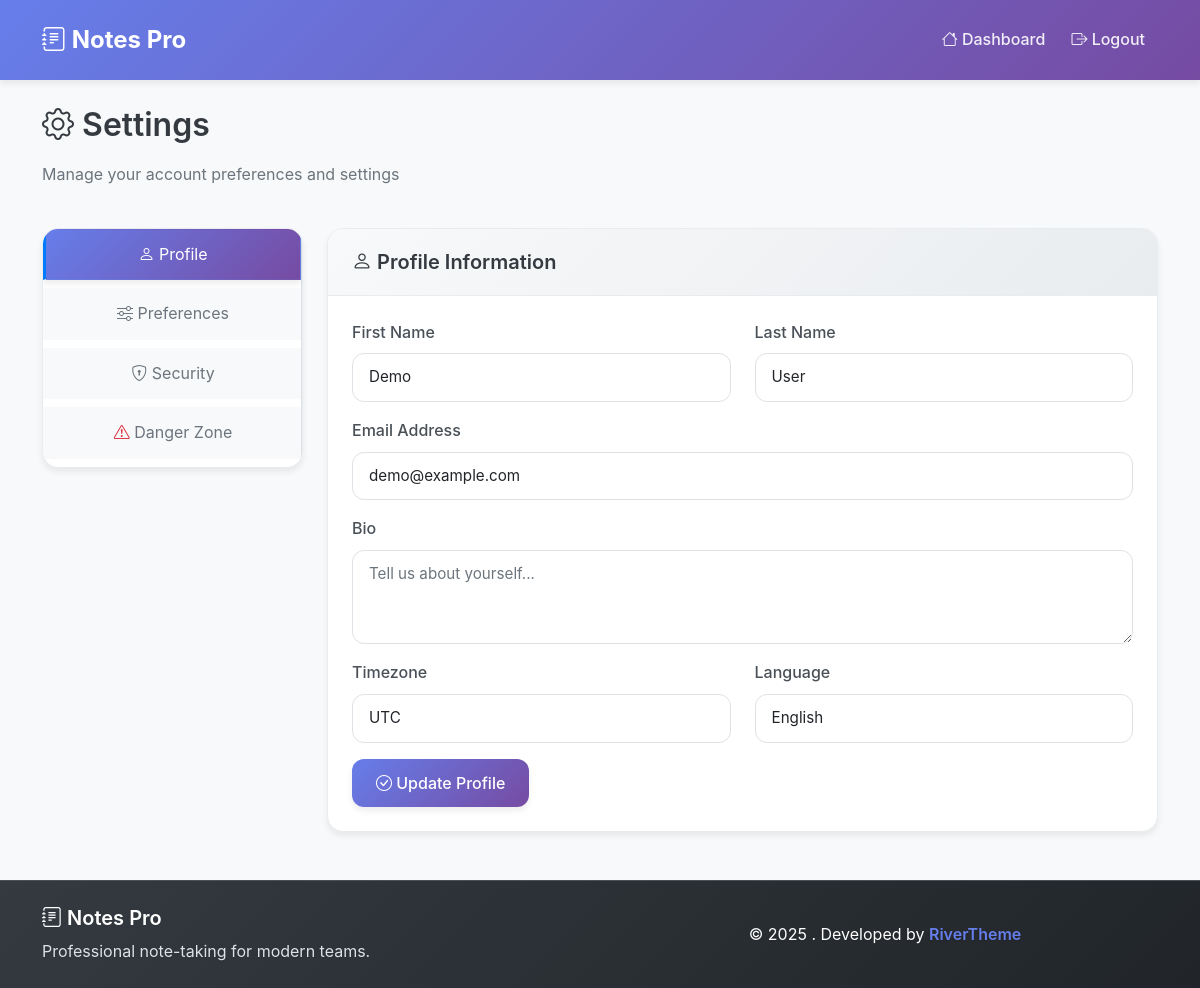
The page /settings.php (signed in) on the database its author committed.
### tables this page shows
CREATE TABLE IF NOT EXISTS users (
    id INT AUTO_INCREMENT PRIMARY KEY,
    username VARCHAR(50) UNIQUE NOT NULL,
    email VARCHAR(100) UNIQUE NOT NULL,
    password_hash VARCHAR(255) NOT NULL,
    first_name VARCHAR(50),
    last_name VARCHAR(50),
    profile_picture VARCHAR(255),
    bio TEXT,
    timezone VARCHAR(50) DEFAULT 'UTC',
    language VARCHAR(10) DEFAULT 'en',
    is_active BOOLEAN DEFAULT TRUE,
    is_premium BOOLEAN DEFAULT FALSE,
    subscription_type ENUM('free', 'basic', 'premium', 'enterprise') DEFAULT 'free',
    subscription_expires_at TIMESTAMP NULL,
    last_login_at TIMESTAMP NULL,
    login_count INT DEFAULT 0,
    created_at TIMESTAMP DEFAULT CURRENT_TIMESTAMP,
    updated_at TIMESTAMP DEFAULT CURRENT_TIMESTAMP ON UPDATE CURRENT_TIMESTAMP
);

### includes/config.php (called while the page is built, shortened)
<?php
function getDBConnection() {
    try {
        $pdo = new PDO("mysql:host=" . DB_HOST . ";dbname=" . DB_NAME . ";charset=utf8mb4", DB_USER, DB_PASS);
        $pdo->setAttribute(PDO::ATTR_ERRMODE, PDO::ERRMODE_EXCEPTION);
        $pdo->setAttribute(PDO::ATTR_DEFAULT_FETCH_MODE, PDO::FETCH_ASSOC);
        $pdo->setAttribute(PDO::ATTR_EMULATE_PREPARES, false);
        return $pdo;
    } catch(PDOException $e) {
        die("Connection failed: " . $e->getMessage());
    }
}
function sanitizeInput($input) {
    return htmlspecialchars(trim($input), ENT_QUOTES, 'UTF-8');
}
function getUserPreferences() {
    try {
        $pdo = getDBConnection();
        $stmt = $pdo->prepare("SELECT * FROM user_preferences WHERE user_id = ?");
        $stmt->execute([$_SESSION['user_id']]);
        return $stmt->fetch();
    } catch (PDOException $e) {
        return null;
    }
}
?>

### settings.php (the view, shortened to what this page needs)
<?php
require_once 'includes/config.php';
$user_prefs = getUserPreferences();
try {
    $pdo = getDBConnection();
    $stmt = $pdo->prepare("SELECT * FROM users WHERE id = ?");
    $stmt->execute([$_SESSION['user_id']]);
    $user = $stmt->fetch();
} catch (PDOException $e) {
    $user = null;
}
?>
<!DOCTYPE html>
<html lang="en">
<head>
    <link href="https://cdn.jsdelivr.net/npm/bootstrap@5.1.3/dist/css/bootstrap.min.css" rel="stylesheet">
    <link href="https://cdn.jsdelivr.net/npm/bootstrap-icons@1.7.2/font/bootstrap-icons.css" rel="stylesheet">
    <link href="css/style.css" rel="stylesheet">
</head>
<body class="<?php echo $user_prefs['theme'] ?? 'light'; ?>-theme">
    <nav class="navbar navbar-expand-lg navbar-dark bg-primary">
        <div class="container">
            <a class="navbar-brand" href="dashboard.php">
                <i class="bi bi-journal-text"></i> <?php echo APP_NAME; ?>
            </a>
            <div class="navbar-nav ms-auto">
                <a class="nav-link" href="dashboard.php">
                    <i class="bi bi-house"></i> Dashboard
                </a>
                <a class="nav-link" href="logout.php">
                    <i class="bi bi-box-arrow-right"></i> Logout
                </a>
            </div>
        </div>
    </nav>
    <div class="container mt-4">
        <div class="row mb-4">
            <div class="col-12">
                <h2><i class="bi bi-gear"></i> Settings</h2>
                <p class="text-muted">Manage your account preferences and settings</p>
            </div>
        </div>
        <div class="row">
            <div class="col-md-3">
                <div class="card">
                    <div class="card-body p-0">
                        <div class="nav flex-column settings-nav" id="settingsTabs" role="tablist">
                            <button class="nav-link active" data-bs-toggle="tab" data-bs-target="#profile" type="button">
                                <i class="bi bi-person"></i> Profile
                            </button>
                            <button class="nav-link" data-bs-toggle="tab" data-bs-target="#preferences" type="button">
                                <i class="bi bi-sliders"></i> Preferences
                            </button>
                            <button class="nav-link" data-bs-toggle="tab" data-bs-target="#security" type="button">
                                <i class="bi bi-shield-lock"></i> Security
                            </button>
                            <button class="nav-link" data-bs-toggle="tab" data-bs-target="#danger" type="button">
                                <i class="bi bi-exclamation-triangle text-danger"></i> Danger Zone
                            </button>
                        </div>
                    </div>
                </div>
            </div>
            <div class="col-md-9">
                <div class="tab-content">
                    <div class="tab-pane fade show active" id="profile">
                        <div class="card">
                            <div class="card-header">
                                <h5 class="mb-0"><i class="bi bi-person"></i> Profile Information</h5>
                            </div>
                            <div class="card-body">
                                <form method="POST">
                                    <div class="row">
                                        <div class="col-md-6 mb-3">
                                            <label for="first_name" class="form-label">First Name</label>
                                            <input type="text" class="form-control" id="first_name" name="first_name"
                                                   value="<?php echo sanitizeInput($user['first_name'] ?? ''); ?>">
                                        </div>
                                        <div class="col-md-6 mb-3">
                                            <label for="last_name" class="form-label">Last Name</label>
                                            <input type="text" class="form-control" id="last_name" name="last_name"
                                                   value="<?php echo sanitizeInput($user['last_name'] ?? ''); ?>">
                                        </div>
                                    </div>
                                    <div class="mb-3">
                                        <label for="email" class="form-label">Email Address</label>
                                        <input type="email" class="form-control" id="email" name="email"
                                               value="<?php echo sanitizeInput($user['email'] ?? ''); ?>" required>
                                    </div>
                                    <div class="mb-3">
                                        <label for="bio" class="form-label">Bio</label>
                                        <textarea class="form-control" id="bio" name="bio" rows="3"
                                                  placeholder="Tell us about yourself..."><?php echo sanitizeInput($user['bio'] ?? ''); ?></textarea>
                                    </div>
                                    <div class="row">
                                        <div class="col-md-6 mb-3">
                                            <label for="timezone" class="form-label">Timezone</label>
                                            <select class="form-select" id="timezone" name="timezone">
                                                <option value="UTC" <?php echo ($user['timezone'] ?? 'UTC') === 'UTC' ? 'selected' : ''; ?>>UTC</option>
                                            </select>
                                        </div>
                                        <div class="col-md-6 mb-3">
                                            <label for="language" class="form-label">Language</label>
                                            <select class="form-select" id="language" name="language">
                                                <option value="en" <?php echo ($user['language'] ?? 'en') === 'en' ? 'selected' : ''; ?>>English</option>
                                            </select>
                                        </div>
                                    </div>
                                    <button type="submit" class="btn btn-primary">
                                        <i class="bi bi-check-circle"></i> Update Profile
                                    </button>
                                </form>
                            </div>
                        </div>
                    </div>
                </div>
            </div>
        </div>
    </div>
     <footer class="bg-dark text-light py-4 mt-5">
        <div class="container">
            <div class="row align-items-center">
                <div class="col-md-6">
                    <h5 class="mb-2"><i class="bi bi-journal-text"></i> <?php echo APP_NAME; ?></h5>
                    <p class="text-muted mb-0">Professional note-taking for modern teams.</p>
                </div>
                <div class="col-md-6 text-md-end">
                    <div class="text-center my-2">
                        <div>
                            <span class="text-light">© 2025 . </span>
                            <span class="text-light">Developed by </span>
                            <a href="https://rivertheme.com" class="fw-semibold text-decoration-none fw-bold" target="_blank" rel="noopener" style="color: #5a6fd8;" >RiverTheme</a>
                        </div>
                    </div>
                </div>
            </div>
        </div>
    </footer>
</body>
</html>

### css/style.css (style rules this page uses)
:root { --primary-color: #667eea; --primary-dark: #5a6fd8; --secondary-color: #764ba2; --success-color: #28a745; --warning-color: #ffc107; --danger-color: #dc3545; --info-color: #17a2b8; --light-color: #f8f9fa; --dark-color: #343a40; --gray-100: #f8f9fa; --gray-200: #e9ecef; --gray-300: #dee2e6; --gray-400: #ced4da; --gray-500: #adb5bd; --gray-600: #6c757d; --gray-700: #495057; --gray-800: #343a40; --gray-900: #212529; --border-radius: 12px; --border-radius-lg: 16px; --box-shadow: 0 4px 6px rgba(0, 0, 0, 0.07); --box-shadow-lg: 0 10px 25px rgba(0, 0, 0, 0.1); --box-shadow-xl: 0 20px 40px rgba(0, 0, 0, 0.15); --transition: all 0.3s cubic-bezier(0.4, 0, 0.2, 1); --transition-fast: all 0.15s ease; }
* { box-sizing: border-box; }
body { font-family: 'Inter', -apple-system, BlinkMacSystemFont, 'Segoe UI', Roboto, sans-serif; line-height: 1.6; color: var(--gray-800); background-color: var(--gray-100); transition: var(--transition); }
h1, h2, h3, h4, h5, h6 { font-weight: 600; line-height: 1.3; margin-bottom: 1rem; }
.btn { border-radius: var(--border-radius); font-weight: 500; padding: 0.75rem 1.5rem; transition: var(--transition); border: none; position: relative; overflow: hidden; }
.btn::before { content: ''; position: absolute; top: 0; left: -100%; width: 100%; height: 100%; background: linear-gradient(90deg, transparent, rgba(255,255,255,0.2), transparent); transition: left 0.5s; }
.btn-primary { background: linear-gradient(135deg, var(--primary-color), var(--secondary-color)); box-shadow: var(--box-shadow); }
.card { border: 1px solid var(--gray-200); border-radius: var(--border-radius-lg); box-shadow: var(--box-shadow); transition: var(--transition); overflow: hidden; background: white; }
.card-header { background: linear-gradient(135deg, var(--gray-100), var(--gray-200)); border-bottom: 1px solid var(--gray-200); font-weight: 600; padding: 1.25rem 1.5rem; }
.card-body { padding: 1.5rem; }
.form-control, .form-select { border-radius: var(--border-radius); border: 1px solid var(--gray-300); padding: 0.75rem 1rem; transition: var(--transition); font-size: 0.95rem; background: white; }
.form-label { font-weight: 500; color: var(--gray-700); margin-bottom: 0.5rem; }
.navbar { background: linear-gradient(135deg, var(--primary-color), var(--secondary-color)) !important; box-shadow: var(--box-shadow); padding: 1rem 0; }
.navbar-brand { font-weight: 700; font-size: 1.5rem; color: white !important; }
.navbar-nav .nav-link { color: rgba(255, 255, 255, 0.9) !important; font-weight: 500; padding: 0.5rem 1rem; border-radius: var(--border-radius); transition: var(--transition); margin: 0 0.25rem; border: 1px solid transparent; }
.settings-nav .nav-link { border-radius: var(--border-radius); margin-bottom: 0.5rem; padding: 0.75rem 1rem; transition: var(--transition); border: 1px solid transparent; background: var(--gray-100); color: var(--gray-600); }
.settings-nav .nav-link.active { background: linear-gradient(135deg, var(--primary-color), var(--secondary-color)); color: white; border-color: transparent; box-shadow: var(--box-shadow); }
footer { position: relative; z-index: 10; background: linear-gradient(135deg, var(--gray-800), var(--gray-900)) !important; border-top: 1px solid var(--gray-700); color: white !important; }
footer h5 { color: white !important; font-weight: 600; }
footer .text-muted { color: var(--gray-300) !important; }
footer .text-light { color: white !important; font-weight: 400; }
footer a { color: var(--primary-color) !important; transition: var(--transition); font-weight: 600; }
footer .fw-semibold { font-weight: 600 !important; }
footer { min-height: 80px; display: flex; align-items: center; }
footer .container { width: 100%; }
footer span, footer p, footer a { text-shadow: 0 1px 2px rgba(0, 0, 0, 0.1); }
footer .text-center { text-align: center !important; }
footer .text-md-end { text-align: right !important; }

### settings.php (style rules this page uses)
.settings-nav { border-right: 1px solid #dee2e6; }
.settings-nav .nav-link { border-radius: 0; border-left: 3px solid transparent; }
.settings-nav .nav-link.active { border-left-color: #007bff; background-color: #f8f9fa; }

### rows shown on the page
users: first_name "Demo", last_name "User", email "demo@example.com", timezone "UTC", language "English"

### other values the page prints
APP_NAME "Notes Pro"
